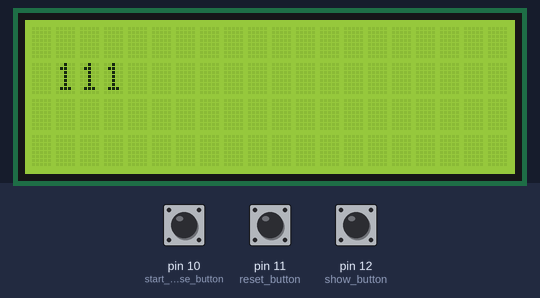
Recording of a sketch running on a simulated Arduino Uno, built with avr-gcc and run on an emulated ATmega328P. Shown: 20×4 character LCD. The test bench sets the inputs (shaded band); at power-on: pin 10 (start_pause_button) HIGH, pin 11 (reset_button) HIGH, pin 12 (show_button) HIGH.

Above: at 1.2 s.
1.3 s: pin 10 (start_pause_button) pulled LOW for 0.15 s
At 1.38 s:
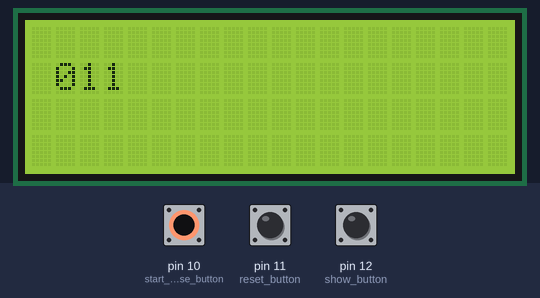
2.9 s: pin 11 (reset_button) pulled LOW for 0.15 s
At 2.97 s:
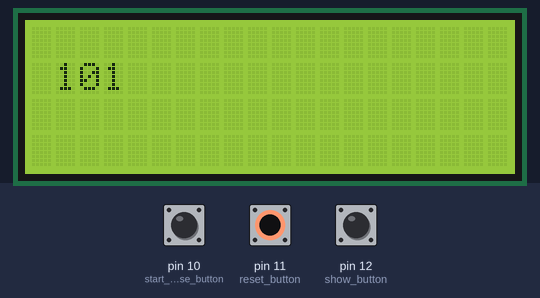
4.5 s: pin 12 (show_button) pulled LOW for 0.15 s
At 4.57 s:
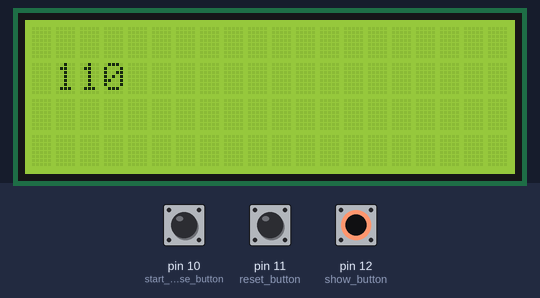
Timing chart, 0 to 7.5 s (numbered marks = the images above; inputs shaded):
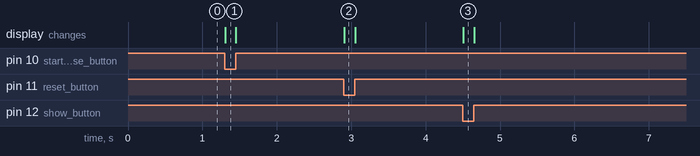

Measured:
- after the input at 1.3 s, the display: changes at once (image 1)
- after the input at 2.9 s, the display: changes at once (image 2)
- after the input at 4.5 s, the display: changes at once (image 3)

The sketch:

timer.ino
```cpp
#include <Wire.h>
#include <LiquidCrystal_I2C.h>

LiquidCrystal_I2C lcd(0x27,20,4);  // set the LCD address to 0x27 for a 16 chars and 2 line display

const int start_pause_button = 10;
const int reset_button = 11;
const int show_button = 12;

void setup()
{
 lcd.init();
 lcd.backlight();

 pinMode(start_pause_button, INPUT_PULLUP);
 pinMode(reset_button, INPUT_PULLUP);
 pinMode(show_button, INPUT_PULLUP);

}

int current_time = 30;
void loop()
{
  lcd.setCursor(1,1);
  lcd.print(digitalRead(start_pause_button));
  lcd.setCursor(2,1);
  lcd.print(digitalRead(reset_button));
  lcd.setCursor(3,1);
  lcd.print(digitalRead(show_button));

}


void Start_Pause(){
  if(current_time == 30){
    //Srart timer
    current_time--;
    delay(1000);

  }
  else{
    //Pause Timer

  }
}

void Reset(){

}

void ShowTime(){

}
```
